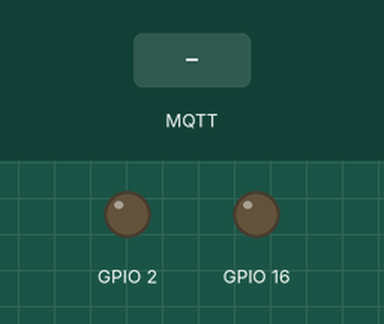
Simulated run of this sketch. Board: ESP8266 (NodeMCU). Shown: output pins drawn as LEDs (lit = HIGH). The inputs (shaded band) are chosen by the test bench. WiFi joins after 1.5 s; servers stay silent unless stated; no MQTT or app messages arrive unless stated; what the sketch prints to the serial monitor is not drawn.

Above: at 2.7 s.
2.8 s: MQTT message "0" arrives on the first subscribed topic
At 3.7 s:
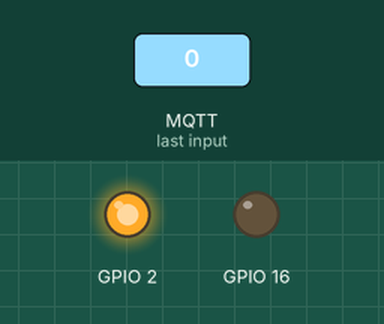
4.3 s: MQTT message "1" arrives on the first subscribed topic
At 4.9 s:
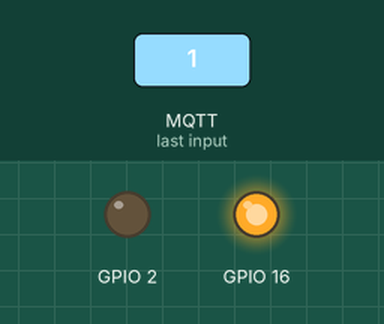
5.8 s: MQTT message "on" arrives on the first subscribed topic
At 7.2 s:
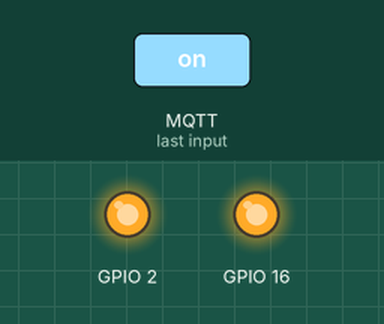
Timing chart, 0 to 8.8 s (numbered marks = the images above; inputs shaded):
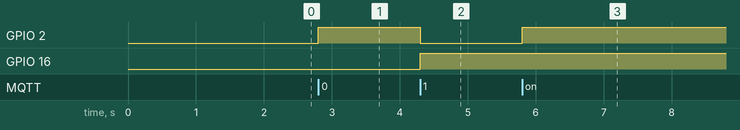

The sketch:

mqtt_esp8266.ino
```cpp
/*
 Basic ESP8266 MQTT example

 This sketch demonstrates the capabilities of the pubsub library in combination
 with the ESP8266 board/library.

 It connects to an MQTT server then:
  - publishes "hello world" to the topic "outTopic" every two seconds
  - subscribes to the topic "inTopic", printing out any messages
    it receives. NB - it assumes the received payloads are strings not binary
  - If the first character of the topic "inTopic" is an 1, switch ON the ESP Led,
    else switch it off

 It will reconnect to the server if the connection is lost using a blocking
 reconnect function. See the 'mqtt_reconnect_nonblocking' example for how to
 achieve the same result without blocking the main loop.

 To install the ESP8266 board, (using Arduino 1.6.4+):
  - Add the following 3rd party board manager under "File -> Preferences -> Additional Boards Manager URLs":
       http://arduino.esp8266.com/stable/package_esp8266com_index.json
  - Open the "Tools -> Board -> Board Manager" and click install for the ESP8266"
  - Select your ESP8266 in "Tools -> Board"

*/

#include <ESP8266WiFi.h>
#include <PubSubClient.h>

// Update these with values suitable for your network.

const char* ssid = "downstairs";
const char* password = "19711219";
const char* mqtt_server = "louxiantuo.club";
char message[128];
char get_message[128];

WiFiClient espClient;
PubSubClient client(espClient);
long lastMsg = 0;
char msg[50];
int  value = 0;
int key = 0;

void setup() {
  pinMode(BUILTIN_LED, OUTPUT);     // Initialize the BUILTIN_LED pin as an output
  pinMode(16,OUTPUT);
  Serial.begin(115200);
  setup_wifi();
  client.setServer(mqtt_server, 1883);
  client.setCallback(callback);
}

void setup_wifi() {

  delay(10);
  // We start by connecting to a WiFi network
  Serial.println();
  Serial.print("Connecting to ");
  Serial.println(ssid);

  WiFi.begin(ssid, password);

  while (WiFi.status() != WL_CONNECTED) {
    delay(500);
    Serial.print(".");
  }

  Serial.println("");
  Serial.println("WiFi connected");
  Serial.println("IP address: ");
  Serial.println(WiFi.localIP());
}

void callback(char* topic, byte* payload, unsigned int length) {
  //Serial.print("Message arrived [");
  //Serial.print(topic);
  //Serial.print("] ");
  char test_off[128] = "turnoff";
  char test_on[128] = "turnon";
  for (int i = 0; i < length; i++) {

    //Serial.print((char)payload[i]);
    message[i] = (char)payload[i];

  }
  //message[length] = '\r';
  //message[length+1] = '\n';
  //char limit[3] = "\r\n";
  Serial.println(message);
  if(message[0] == '0'){
    Serial.println("in2low");
    digitalWrite(16,LOW);
    //int k = digitalRead(5);
    //Serial.println(k);

  }
  if(message[0] == '1'){
    Serial.println("in2high");
    digitalWrite(16,HIGH);
    //int k = digitalRead(5);
    //Serial.println(k);
  }
  //Serial.print("\r\n");

  // Switch on the LED if an 1 was received as first character
  if ((char)payload[0] == '1') {
    digitalWrite(BUILTIN_LED, LOW);   // Turn the LED on (Note that LOW is the voltage level
    // but actually the LED is on; this is because
    // it is acive low on the ESP-01)
  } else {
    digitalWrite(BUILTIN_LED, HIGH);  // Turn the LED off by making the voltage HIGH
  }

}

void reconnect() {
                                                                                                                                                                                                                              // Loop until we're reconnected
  while (!client.connected()) {
    Serial.print("Attempting MQTT connection...");
    // Attempt to connect
    if (client.connect("ESP8266Client")) {
      Serial.println("connected");
      // Once connected, publish an announcement...
      client.publish("outTopic", "hello world");
      // ... and resubscribe

      client.subscribe("inTopic");
    } else {
      Serial.print("failed, rc=");
      Serial.print(client.state());
      Serial.println(" try again in 5 seconds");
      // Wait 5 seconds before retrying
      delay(5000);
    }
  }
}
void loop() {

  if (!client.connected()) {
    reconnect();
  }
  client.loop();

  long now = millis();
  if (now - lastMsg > 2000) {
    lastMsg = now;
    ++value;
    snprintf (msg, 75, "hello world（lou） #%ld", value);
    //Serial.print("Publish message: ");
    //Serial.println(msg);
    //Serial.print(message);
    //Serial.print('\0\r');
    client.publish("outTopic", msg);

  }

    int i = 0;

    while(Serial.available() > 0)
    {
        get_message[i++] =  Serial.read();
    }
    get_message[i] = '\0';
    if(get_message[0] != '\0')
    {
      snprintf (msg, 75, get_message, value);

      client.publish("outTopic",msg);

    }

     // Serial.println(get_message);

    for(int n;n < 128 ;n++)
    {
        get_message[n] = ' ';
    }
    i = 0;


}
```

Measured:
- after the input at 2.8 s, GPIO 2: LOW → HIGH at once
- after the input at 4.3 s, GPIO 2: HIGH → LOW at once; GPIO 16: LOW → HIGH at once
- after the input at 5.8 s, GPIO 2: LOW → HIGH at once
